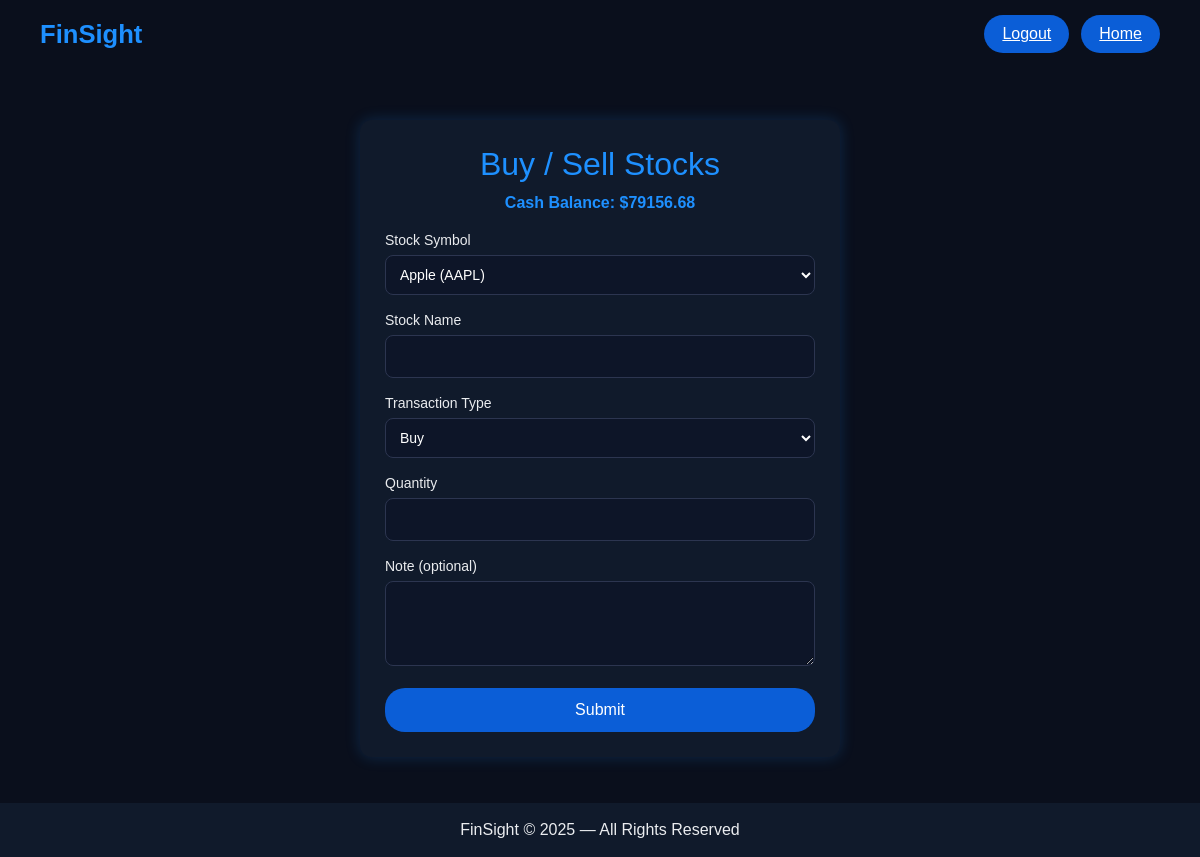
Page /transactions/add/ (signed in) on the earlier database version.
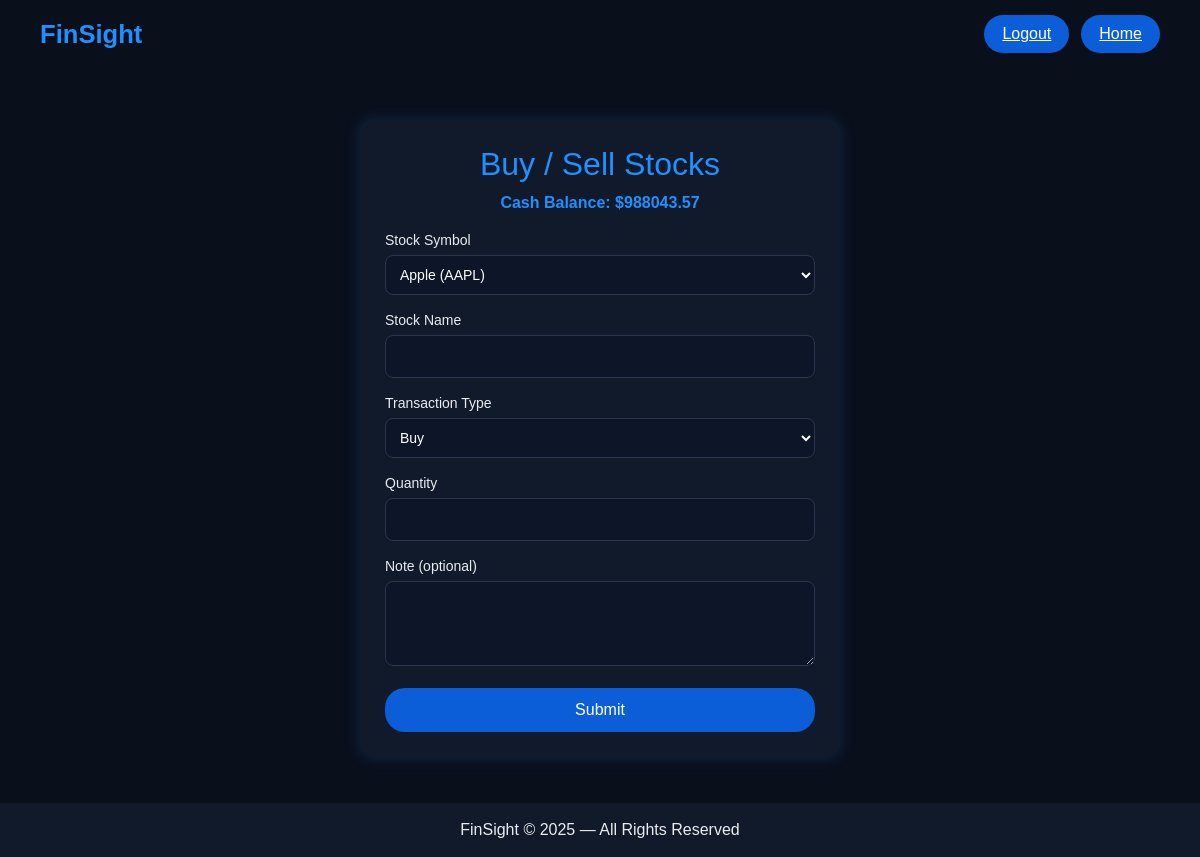
Same page on the later database version.
### FinSight/models.py (models this page shows, shortened)
class Portfolio(models.Model):
    RISK_CHOICES = [
        ('Low', 'Low'),
        ('Medium', 'Medium'),
        ('High', 'High'),
    ]
    user = models.OneToOneField(settings.AUTH_USER_MODEL, on_delete=models.CASCADE)
    name = models.CharField(max_length=100, default="My Portfolio")
    description = models.TextField(blank=True, null=True)
    cashBalance = models.DecimalField(max_digits=12, decimal_places=2, default=Decimal('10000.00'))
    riskTolerance = models.CharField(max_length=10, choices=RISK_CHOICES, default='Medium')
    investmentGoal = models.CharField(max_length=100, default="Long-term growth")
    createdAt = models.DateTimeField(auto_now_add=True)
    diversification = JSONField(default=dict, blank=True)

### FinSight/views.py (the view, shortened to what this page needs)
# urls.py: path('transactions/add/', views.addTransaction, name='addTransaction'),
@login_required
def addTransaction(request):
    portfolio = get_object_or_404(Portfolio, user=request.user)
    return render(request, 'addTransaction.html', {'portfolio': portfolio})

### FinSight/templates/addTransaction.html (shortened to what this page needs)
<!DOCTYPE html>
<html lang="en">
<head>
    <link href="https://cdn.jsdelivr.net/npm/bootstrap@5.3.3/dist/css/bootstrap.min.css" rel="stylesheet">
</head>
<body>
    <nav>
        <div class="brand">FinSight</div>
        <div class="nav-links">
            {% if request.user.is_authenticated %}
                <a href="{% url 'logout' %}" class="btn-custom">Logout</a>
                <a href="{% url 'home' %}" class="btn-custom">Home</a>
            {% else %}
                <a href="{% url 'login' %}" class="btn-custom">Login</a>
                <a href="{% url 'home' %}" class="btn-custom">Home</a>
            {% endif %}
        </div>
    </nav>
    <div class="container">
        <h2>Buy / Sell Stocks</h2>
        <div class="balance">Cash Balance: ${{ portfolio.cashBalance }}</div>
        <form method="POST">
            <label for="stockSymbol">Stock Symbol</label>
            <select id="stockSymbol" name="stockSymbol" required>
                <option value="AAPL">Apple (AAPL)</option>
            </select>
            <label for="stockName">Stock Name</label>
            <input id="stockName" type="text" name="stockName" required>
            <label for="transactionType">Transaction Type</label>
            <select id="transactionType" name="transactionType" required>
                <option value="Buy">Buy</option>
            </select>
            <label for="quantity">Quantity</label>
            <input id="quantity" type="number" name="quantity" min="1" required>
            <label for="note">Note (optional)</label>
            <textarea id="note" name="note" rows="3"></textarea>
            <button type="submit">Submit</button>
        </form>
    </div>
    <footer>
        FinSight © 2025 — All Rights Reserved
    </footer>
</body>
</html>

Differences in the rows shown:
removed Portfolio: cashBalance "79156.68"
added Portfolio: cashBalance "988043.57"
